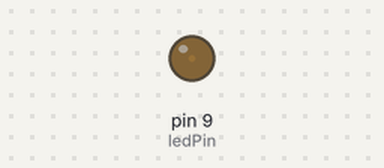
The sketch below on a simulated Arduino Uno, built with avr-gcc and run on an emulated ATmega328P. Shown: output pins drawn as LEDs (lit = HIGH).

Above: at 0.05 s.
At 0.95 s:
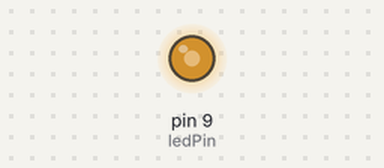
At 1.4 s:
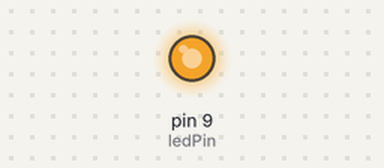
At 2.75 s:
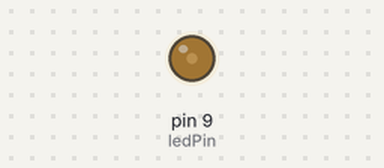
Timing chart, 0 to 7.0 s (numbered marks = the images above):
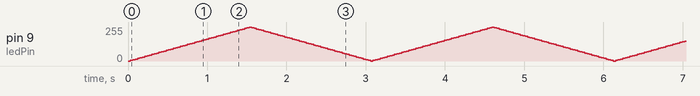

The sketch:

fade.ino
```cpp
// LED ধীরে ধীরে উজ্জ্বল ও ম্লান হবে (Fade)
// LED-র লম্বা পা রেজিস্টর হয়ে ৯ নম্বর পিনে, ছোট পা GND-তে লাগাও।

const int ledPin = 9;      // ~ চিহ্ন দেওয়া পিনে PWM চলে
int brightness = 0;
int step = 5;

void setup() {
  pinMode(ledPin, OUTPUT);
}

void loop() {
  analogWrite(ledPin, brightness);   // ০ (নেভানো) থেকে ২৫৫ (পুরো উজ্জ্বল)
  brightness = brightness + step;
  if (brightness <= 0 || brightness >= 255) {
    step = -step;                    // দিক বদলাও
  }
  delay(30);
}
```
